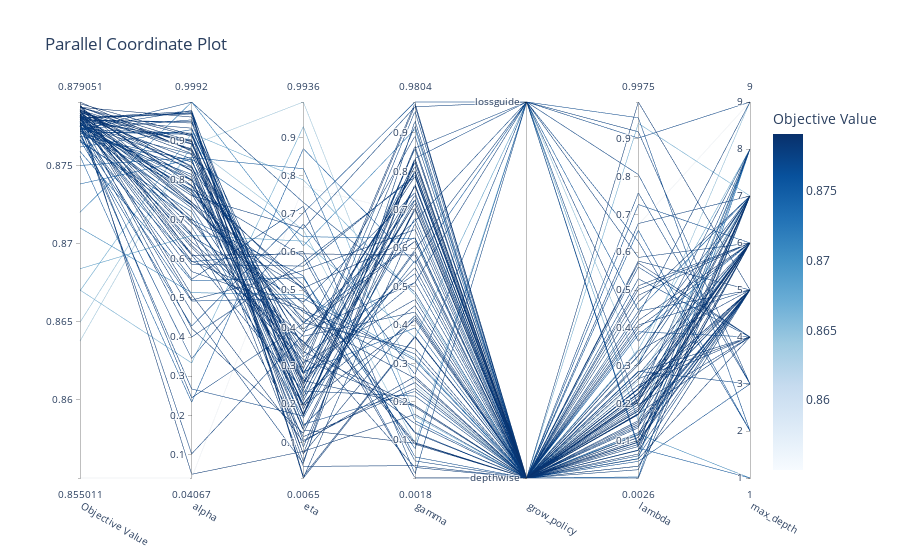

The cell this chart's notebook holds for it:
### Code cell
opt.visualization.plot_parallel_coordinate(study)
